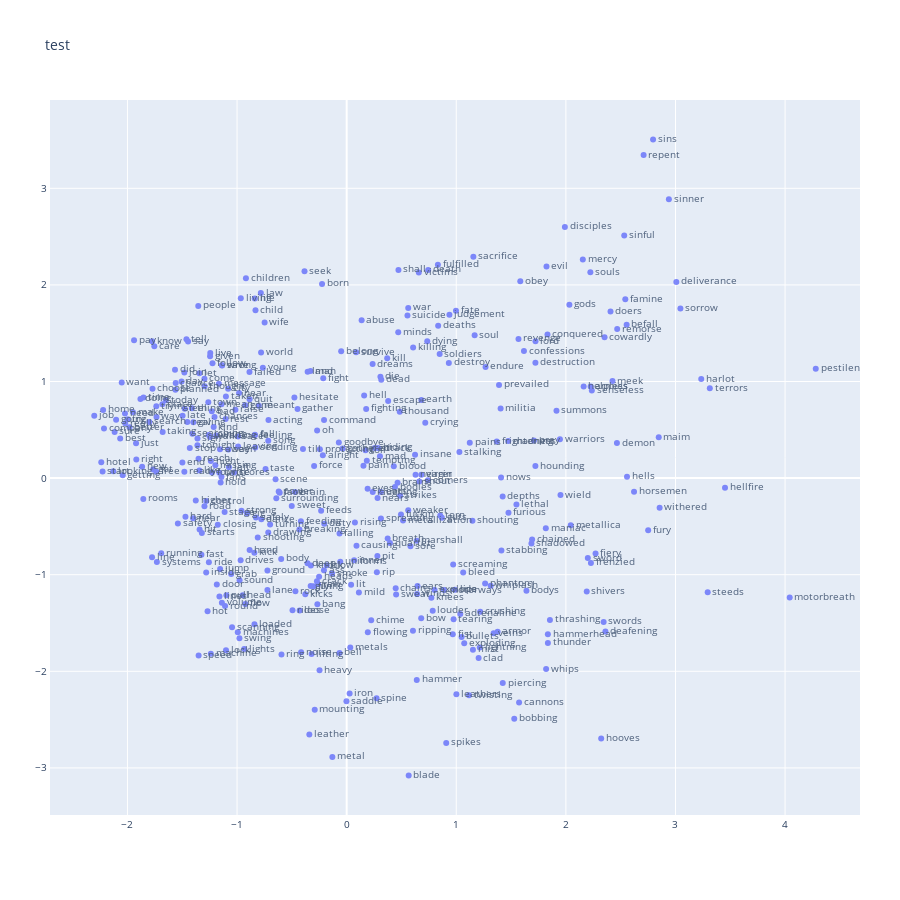

The notebook cell saved with this chart:
### Code cell
x = similaritySorter(kill_lyrics,nlp)
getPlot(x,'test')

### Figure 1 — Plotly figure (JSON) as saved in the notebook; plotly's stock layout.template omitted (floating-point values rounded to 4 significant figures; data arrays with more than 128 entries replaced by an {"elided": "..."} marker saying what was removed)
{"data": [{"mode": "markers+text", "name": "True", "opacity": 0.8, "text": {"elided": "382 str values"}, "textposition": "middle right", "type": "scatter", "visible": true, "x": {"elided": "382 float values"}, "y": {"elided": "382 float values"}}], "layout": {"autosize": false, "font": {"family": "Open Sans", "size": 10}, "height": 900, "margin": {"b": 85, "l": 40, "pad": 0, "r": 40, "t": 100}, "showlegend": false, "title": {"text": "test"}, "width": 900, "xaxis": {"showgrid": true, "showline": true, "showticklabels": true, "title": {"text": ""}, "zeroline": true}, "yaxis": {"showgrid": true, "showline": true, "showticklabels": true, "title": {"text": ""}, "zeroline": true}}}
